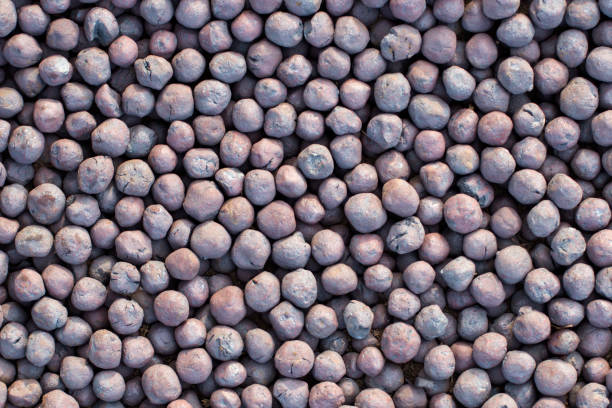
#> input picture image1.jpg, 612 x 408 px, found by its file name
$ python prog3.py
#> lines starting #> are read from the running program, lines starting #| are printed output that depends on the picture; after the words box and inside, x2 and y2 are one past the last pixel; in counts of white or black regions, pixels touching at a corner belong together
from tkinter import Image, image_names
import cv2
from matplotlib import pyplot as plt
from scipy import ndimage
from skimage import measure, color, io

#reading image and defining pixels

image = cv2.imread("C:\\Users\\dhrub\\Desktop\\Images\\image1.jpg",0)
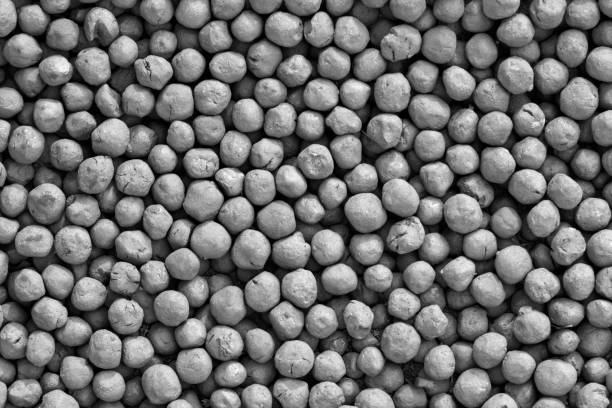
#> image: shape (408, 612); min 0, max 255, mean 111.8

# convert to RGB
image = cv2.cvtColor(image, cv2.COLOR_BGR2RGB)
#> image: shape (408, 612, 3)
# convert to grayscale
gray = cv2.cvtColor(image, cv2.COLOR_RGB2GRAY)

# create a binary thresholded image
_, binary = cv2.threshold(gray, 150, 255, cv2.THRESH_BINARY_INV)
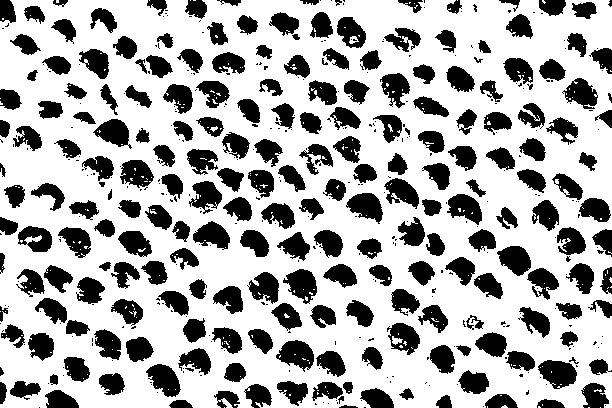
#> binary: shape (408, 612); 68.5% white; 488 black regions (268 under 20 px)
# show it
plt.imshow(binary, cmap="gray")

# find the contours from the thresholded image
contours, hierarchy = cv2.findContours(binary, cv2.RETR_TREE, cv2.CHAIN_APPROX_SIMPLE)
#> contours = 839 contours, 640 with area under 20; largest, box (x1, y1, x2, y2) and area: (0, 0, 612, 408) 241209, (537, 359, 578, 390) 841, (275, 339, 315, 373) 812, (282, 268, 318, 305) 800, (145, 363, 182, 398) 772
# draw all contours
image = cv2.drawContours(image, contours, -1, (0, 255, 0), 2)
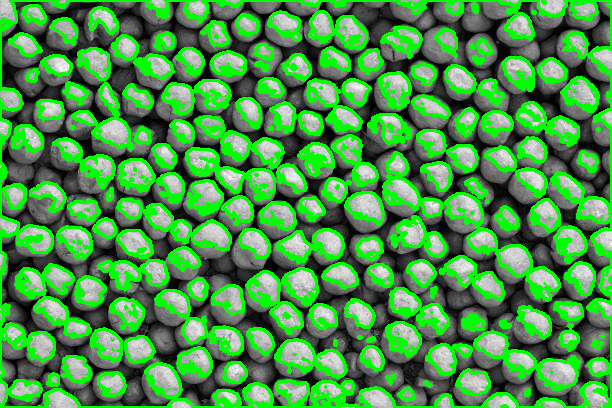
#> image: shape (408, 612, 3); mean R, G, B 73.6, 148.4, 73.6
# show the image with the drawn contours
plt.imshow(image)
plt.show()
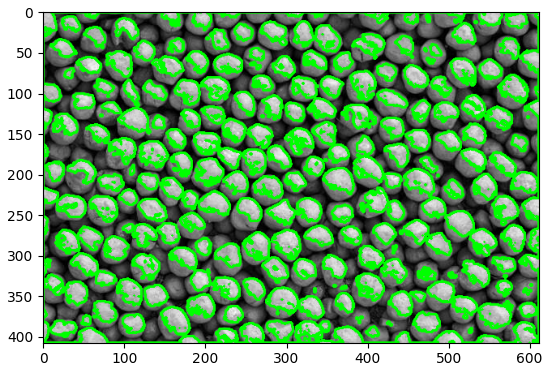
#> figure drawn by matplotlib, 1 panel
